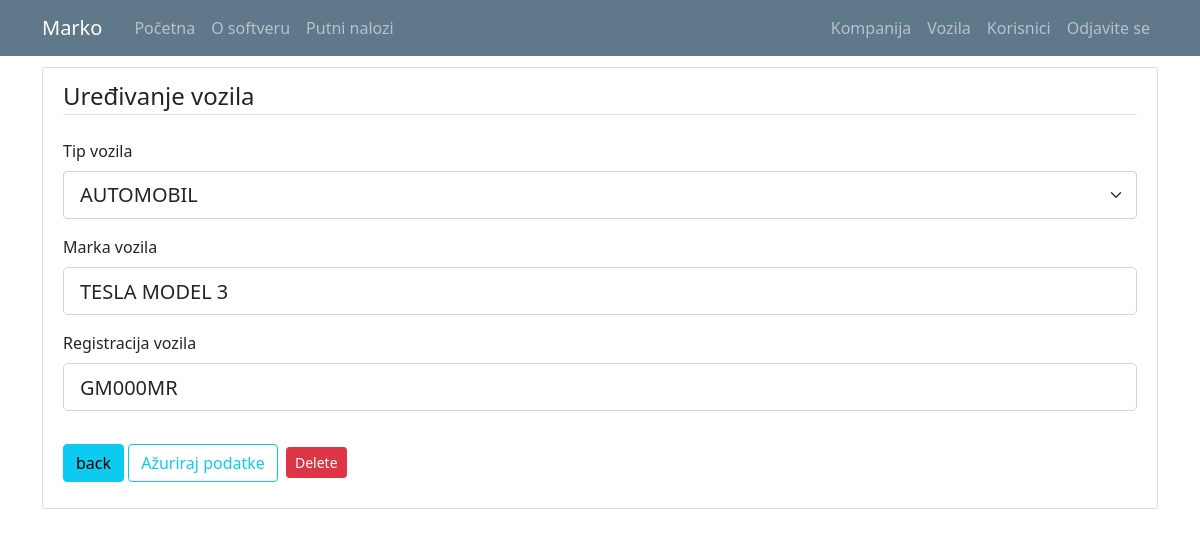
The page /vehicle/8 (signed in) on the database its author committed.
### putninalozi/models.py (models this page shows, shortened)
class User(db.Model, UserMixin):
    id = db.Column(db.Integer, primary_key=True)
    email = db.Column(db.String(120), unique=True, nullable=False)
    password = db.Column(db.String(60), nullable = False)
    name = db.Column(db.String(20), unique=False, nullable=False)
    surname = db.Column(db.String(20), unique=False, nullable=False)
    gender = db.Column(db.String(1)) #(0, "srednji"), (1, "muški"), (2, "ženski")
    workplace = db.Column(db.String(20), unique=False, nullable=False)
    authorization = db.Column(db.String(10), nullable = False) # ovde treba da budu tipovi korisnika: S_admin, C_admin, C_user
    company_id = db.Column(db.Integer, db.ForeignKey('company.id'), nullable=True)
    default_vehicle = db.Column(db.Integer) #kod radnika koji imaju svoj auto, da bude podrazumevana vrednost id tog vozila
    travelwarrants = db.relationship('TravelWarrant', backref='travelwarrant_user', lazy=True)

class Vehicle(db.Model):
    id = db.Column(db.Integer, primary_key=True)
    vehicle_type = db.Column(db.String(10), nullable = False)
    vehicle_brand = db.Column(db.String(10), nullable = False)
    vehicle_registration = db.Column(db.String(12), nullable = False)
    company_id = db.Column(db.Integer, db.ForeignKey('company.id'), nullable=False)
    travelwarrants = db.relationship('TravelWarrant', backref='travelwarrant_vehicle', lazy=True)

### putninalozi/vehicles/routes.py (the view)
@vehicles.route("/vehicle/<int:vehicle_id>", methods=['GET', 'POST'])
def vehicle_profile(vehicle_id): #ovo je funkcija za editovanje vozila
    vehicle = Vehicle.query.get_or_404(vehicle_id)
    if not current_user.is_authenticated:
        flash('Da biste pristupili ovoj stranici treba da budete ulogovani.', 'danger')
        return redirect(url_for('users.login'))
    elif current_user.authorization != 's_admin' and current_user.authorization != 'c_admin':
        abort(403)
    elif current_user.authorization == 'c_admin':
        if current_user.user_company.id != vehicle.vehicle_company.id:
            abort(403)
    print(Company.query.filter_by(id=vehicle.company_id).first().id)
    form = UpdateVehicleForm()
    form.reset()
    if form.validate_on_submit():
        vehicle.vehicle_type = form.vehicle_type.data.upper()
        vehicle.vehicle_brand = form.vehicle_brand.data.upper()
        vehicle.vehicle_registration = form.vehicle_registration.data.upper()
        if current_user.authorization == 'c_admin':
            vehicle.company_id=int(current_user.company_id)
        elif current_user.authorization == 's_admin':
            vehicle.company_id = form.company_id.data
        db.session.commit()
        flash('Profil vozila je ažuriran.', 'success')
        return redirect(url_for('vehicles.vehicle_list')) #vidi da li je bolje na neko drugo mesto da ga prebaci
    elif request.method == 'GET':
        form.vehicle_type.data = str(vehicle.vehicle_type)
        form.vehicle_brand.data = vehicle.vehicle_brand
        form.vehicle_registration.data = vehicle.vehicle_registration
        form.company_id.choices = [(c.id, c.companyname) for c in db.session.query(Company.id,Company.companyname).order_by('companyname').all()]
        form.company_id.data = str(vehicle.company_id)
    return render_template('vehicle.html', title="Uređivanje vozila", vehicle=vehicle, form=form, legend='Uređivanje vozila')

### putninalozi/vehicles/forms.py
class UpdateVehicleForm(FlaskForm):
    vehicle_type = SelectField('Tip vozila', validators=[DataRequired()], choices=[('AUTOMOBIL', 'AUTOMOBIL'),('KOMBI', 'KOMBI'),('KAMION', 'KAMION')])
    vehicle_brand = StringField('Marka vozila', validators=[DataRequired(), Length(min=2, max=20)])
    vehicle_registration = StringField('Registracija vozila', validators=[DataRequired(), Length(min=7, max=12)]) # GM 047-DD
    company_id = SelectField('Kompanija', validators=[DataRequired()], choices=[(c.id, c.companyname) for c in db.session.query(Company.id,Company.companyname).order_by('companyname').all()])
    submit = SubmitField('Ažuriraj podatke')
    def reset(self):
        self.__init__()

### putninalozi/models.py (called while the page is built)
@login_manager.user_loader
def load_user(user_id):
    return User.query.get(int(user_id))

### putninalozi/templates/vehicle.html (shortened to what this page needs)
{% extends "layout.html" %}
{% block content %}
<div class="content-section">
    <form method="POST" action="">
        <fieldset class="form-group">
            <legend class="border-bottom mb-4">{{ legend }}</legend>
            <div class="form-group">
                {{ form.vehicle_type.label(class="form-control-label") }}
                {% if form.vehicle_type.errors %}
                    {{ form.vehicle_type(class="form-control form-control-lg is-invalid") }}
                    <div class="invalid-feedback">
                        {% for error in form.vehicle_type.errors %}
                            <span>{{ error }}</span>
                        {% endfor %}
                    </div>
                {% else %}
                    {{ form.vehicle_type(class="form-select form-select-lg") }}
                {% endif %}
            </div>
            <div class="form-group">
                {{ form.vehicle_brand.label(class="form-control-label") }}
                {% if form.vehicle_brand.errors %}
                    {{ form.vehicle_brand(class="form-control form-control-lg is-invalid") }}
                    <div class="invalid-feedback">
                        {% for error in form.vehicle_brand.errors %}
                            <span>{{ error }}</span>
                        {% endfor %}
                    </div>
                {% else %}
                    {{ form.vehicle_brand(class="form-control form-control-lg") }}
                {% endif %}
            </div>
            <div class="form-group">
                {{ form.vehicle_registration.label(class="form-control-label") }}
                {% if form.vehicle_registration.errors %}
                    {{ form.vehicle_registration(class="form-control form-control-lg is-invalid") }}
                    <div class="invalid-feedback">
                        {% for error in form.vehicle_registration.errors %}
                            <span>{{ error }}</span>
                        {% endfor %}
                    </div>
                {% else %}
                    {{ form.vehicle_registration(class="form-control form-control-lg") }}
                {% endif %}
            </div>
        </fieldset>
        <div class="form-group">
          <a class="btn btn-info" href="{{url_for('vehicles.vehicle_list')}}">back</a>
          {{ form.submit(class="btn btn-outline-info") }}
          {% if current_user.authorization == 's_admin' or current_user.authorization == 'c_admin' %}
            <button type="button" class="btn btn-danger btn-sm m-1" data-toggle="modal" data-target="#DeleteModal">Delete</button>
          {% endif %}
        </div>
  </form>
</div>
{% endblock content%}

### putninalozi/templates/layout.html (shortened to what this page needs)
<!doctype html>
<html lang="en">
  <head>
    <link rel="stylesheet" href="https://cdn.jsdelivr.net/npm/bootstrap@4.3.1/dist/css/bootstrap.min.css">
    <link rel="stylesheet" type="text/css" href="{{ url_for('static', filename='main.css') }}">
    <link href="https://cdn.jsdelivr.net/npm/bootstrap@5.0.1/dist/css/bootstrap.min.css" rel="stylesheet">
    <link rel="stylesheet" type="text/css" href="https://cdn.datatables.net/1.10.25/css/dataTables.bootstrap5.css">
  </head>
  <body>
    <header class="site-header">
      <nav class="navbar navbar-expand-md navbar-dark bg-steel fixed-top">
        <div class="container">
          <a class="navbar-brand mr-4" href="/">{{ current_user.name }}</a>
          <div class="collapse navbar-collapse" id="navbarToggle">
            <div class="navbar-nav mr-auto">
              {% if current_user.is_authenticated %}
                <a class="nav-item nav-link" href="{{ url_for('main.home') }}">Početna</a>
                <a class="nav-item nav-link" href="{{ url_for('main.about') }}">O softveru</a>
                <a class="nav-item nav-link" href="{{ url_for('travel_warrants.travel_warrant_list') }}">Putni nalozi</a>
              {% else %}
                <a class="nav-item nav-link" href="{{ url_for('main.home') }}">Početna</a>
                <a class="nav-item nav-link" href="{{ url_for('main.about') }}">O softveru</a>
              {% endif %}
            </div>
            <div class="navbar-nav">
              {% if current_user.is_authenticated %}
                {% if current_user.authorization == 's_admin' %}
                  <a class="nav-item nav-link" href="{{ url_for('companys.company_list') }}">Kompanija</a>
                  <a class="nav-item nav-link" href="{{ url_for('vehicles.vehicle_list') }}">Vozila</a>
                  <a class="nav-item nav-link" href="{{ url_for('users.user_list') }}">Korisnici</a>
                  <a class="nav-item nav-link" href="{{ url_for('users.logout') }}">Odjavite se</a>
                {% elif current_user.authorization == 'c_admin'%}
                  <a class="nav-item nav-link" href="{{ url_for('companys.company_list') }}">Kompanija</a>
                  <a class="nav-item nav-link" href="{{ url_for('vehicles.vehicle_list') }}">Vozila</a>
                  <a class="nav-item nav-link" href="{{ url_for('users.user_list') }}">Korisnici</a>
                  <a class="nav-item nav-link" href="{{ url_for('users.logout') }}">Odjavite se</a>
                {% else %}
                  <a class="nav-item nav-link" href="{{ url_for('users.logout') }}">Odjavite se</a>
                {% endif %}
              {% else %}
                <a class="nav-item nav-link" href="{{ url_for('users.login') }}">Prijavljivanje</a>
              {% endif %}
            </div>
          </div>
        </div>
      </nav>
    </header>
    <main role="main" class="container">
      <div class="row">
        <div class="col-md-12">
          {% block content %}{% endblock %}
        </div>
      </div>
    </main>
  </body>
</html>

### putninalozi/static/main.css (style rules this page uses)
body { background: #fafafa; color: #333333; margin-top: 5rem; }
.bg-steel { background-color: #5f788a; }
.site-header .navbar-nav .nav-link { color: #cbd5db; }
.content-section { background: #ffffff; padding: 10px 20px; border: 1px solid #dddddd; border-radius: 3px; margin-bottom: 20px; }

### rows shown on the page
User: name "Marko"
Vehicle: vehicle_type "AUTOMOBIL", vehicle_brand "TESLA MODEL 3", vehicle_registration "GM000MR"

### other values the page prints
{{ legend }} "Uređivanje vozila"
